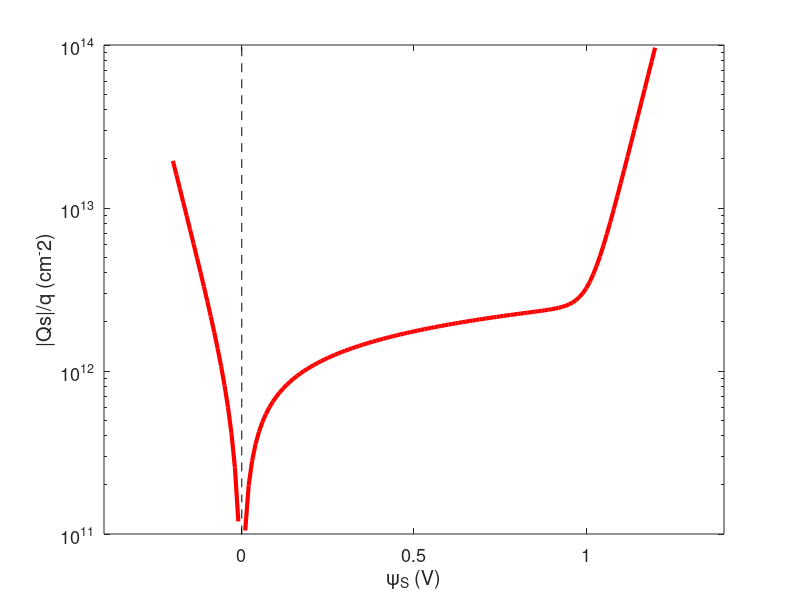
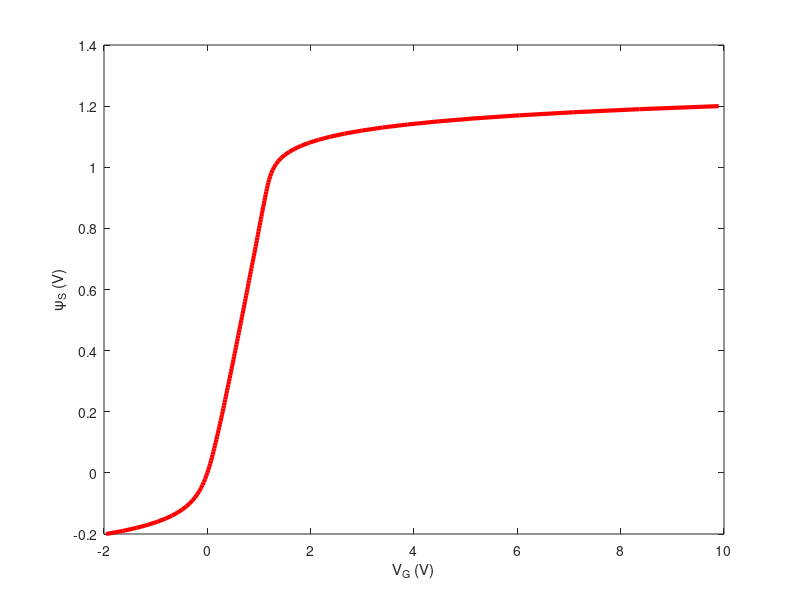

Here is the MATLAB script that generated these plots, in order: (Note: this script raises an error after producing the figures.)
% Surface potential vs. Gate voltage for MOS Capacitor  

%Initialize the range of the surface potential 
psi = -0.2:0.01:1.2; %[V] 

%Specify the physical constants  
epsilon_siO2 = 4*8.854*1e-14; %Permittivity of SiO2 [F/cm] 

epsilon_si = 11.68*8.854*1e-14; %Permittivity of Si [F/cm] 
k_b = 1.380e-23; %Boltzmann constant [J/K] 
q = 1.6e-19; %Elementary charge [C]  


%Specify the environmental parameters 
TL = 300; %Room temperature[Kelvin] 
ni = 1e10; %Intrinsic semiconductor carrier density  for silicon[cm-3] 
N_A = 5e17; %Acceptor concentration [cm-3] 
tox = 2e-7; %The thickness of SiO2 in capacitor[cm] 
V_FB = 0; %The flat-band voltage [V]  

%Calculate the capacitance per unit area 
cox = epsilon_siO2/tox; %[F/cm2]  


%Calculate the F function (to calculate the total charge) with respect to different surface potentials.  See: eqn. (10) in [1]  
F_psi1 = exp(-psi*q/k_b/TL) + psi*q/k_b/TL -1; %using the equations separtely as F_psi1 and F_psi2
F_psi2 = ni^2/N_A^2*(exp(psi*q/k_b/TL) - psi*q/k_b/TL -1); 
F_psi = sqrt(F_psi1 + F_psi2);  


%Initialize the vectors 
psi_length = length(psi); 
Qs = zeros(psi_length,1);  
V_G = zeros(psi_length,1); 
psi_B = zeros(psi_length,1); 

%Calculate the total charges and the corresponding gate voltages. See eqn. (12) in [1]   Total charge in semiconductor as a function of surface potential  as   

for i = 1:psi_length   
    if psi(i) <= 0             
        Qs(i) = sqrt(2*epsilon_si*k_b*TL*N_A)*F_psi(i);  %Calculate charge when the surface potential is negative 
         
    else         
        Qs(i) = -sqrt(2*epsilon_si*k_b*TL*N_A)*F_psi(i);  %Calculate charge when the surface potential is positive
    end        
    
    psi_B(i) = k_b*TL/q*log(N_A/ni); %Get the bulk potential as a reference and it is a constant with respect to VG     
    
    V_G(i) = V_FB+psi(i)-Qs(i)/cox; %Calculate the gate voltage 
end

%Plot total charge vs. surface potential (psi_S) 
figure(1) 
semilogy(psi,abs(Qs)/q,'r','linewidth',3); 
hold on 
set(gca, 'xlim', [-0.4 1.4], 'ylim', [1e11 1e14]); 
set(gca,'fontsize',13); 
xlabel('\psi_S (V)'); 
ylabel('|Qs|/q (cm^-2)'); 

%Plot x=0 
plot(zeros(1,21),logspace(10,16,21),'k--') 

%Plot surface potential (psi_S) vs. gate voltage with reference 
potential = 2*psi_B
figure(2) 
h1=plot(V_G,psi,'r','linewidth',3); 
xlabel('V_G (V)'); 
ylabel('\psi_S (V)'); 
hold on h2=plot(V_G,2*psi_B,'--b','linewidth',3); 
set(gca, 'xlim', [-3 10], 'ylim', [-0.4 1.4]); 
set(gca,'fontsize',13); 
legend('\psi_S','2*\psi_B','Location','SouthEast') 
 

%Plot x=0 and y=0 
plot(-10:10, zeros(1,21), 'k--') 
plot(zeros(1,21),-10:10, 'k--') 


% Initialize arrays for charge density and electric field
chargeDensity = zeros(size(VG));
electricField = zeros(size(VG));

% Calculate charge density and electric field
for i = 1:length(VG)
    % Solve Poisson-Boltzmann equation numerically
    psi = ode45(@(x, psi) F(psi, interp1(VG, VG, x)), [0 L], 0);
    
    % Calculate charge density (assuming it's dominated by electrons in this example)
    n = ni * exp(q * psi.y / (kB * T));
    chargeDensity(i) = trapz(psi.x, q * n);
    
    % Calculate electric field
    E = -gradient(psi.y, psi.x);
    electricField(i) = E(end);
end

% Plot charge density vs. gate voltage
figure;
plot(VG, chargeDensity);
xlabel('Gate Voltage (V)');
ylabel('Charge Density (C/m^2)');
title('Charge Density vs. Gate Voltage');

% Plot electric field vs. gate voltage
figure;
plot(VG, electricField);
xlabel('Gate Voltage (V)');
ylabel('Electric Field (V/m)');
title('Electric Field vs. Gate Voltage');